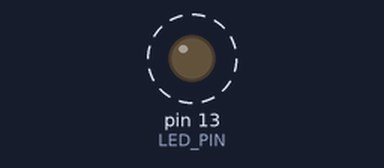
Simulated run of this sketch. Board: Arduino Uno, built with avr-gcc and run on an emulated ATmega328P. Shown: output pins drawn as LEDs (lit = HIGH). Dashed ring = blinking.

Above: at 0.2 s.
Timing chart, 0 to 3.0 s (numbered marks = the images above):
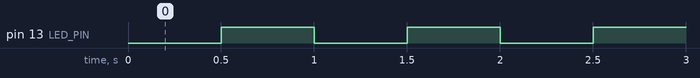

Measured:
- by itself, pin 13 (LED_PIN): alternates HIGH for 0.50 s and LOW for 0.50 s

The sketch:

a_sample_sketch.ino
```cpp
#include "Ticker.h"

#define LED_PIN 13

void blink() {
  digitalWrite(LED_PIN, !digitalRead(LED_PIN));
}

Ticker timer(blink, 500);

void setup() {
  pinMode(LED_PIN, OUTPUT);
  timer.start();
}

void loop() {
  timer.update();
}
```
